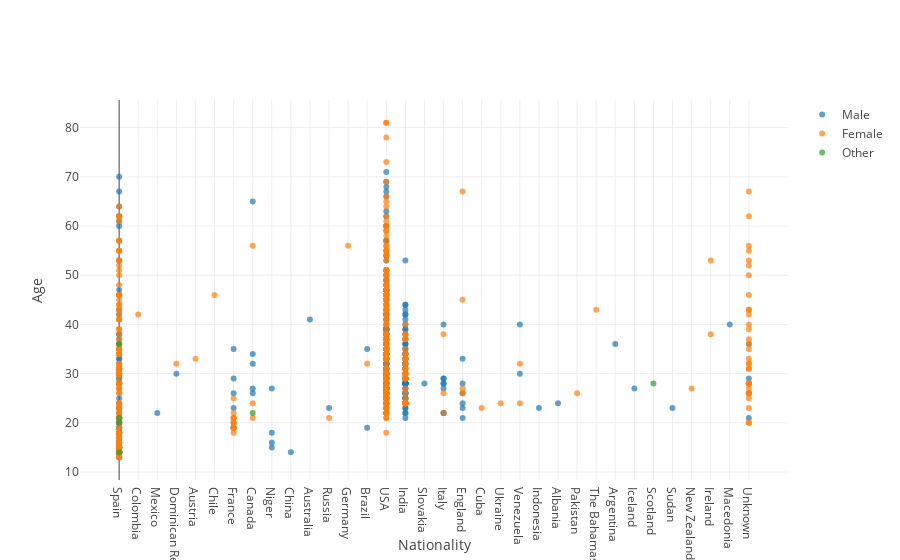

Notebook code cell kept with this figure:
### Code cell
names_gender = ['Male', 'Female', 'Other']
tickvalsX = ['0', '1', '2', '3', '4', '5', '6', '7', '8', '9', '10', '11',
             '12', '13', '14', '15', '16', '17', '18', '19', '20', '21',
             '22', '23', '24', '25', '26', '27', '28', '29', '30', '31',
             '32', '33']
ticktextX = ['Spain', 'Colombia', 'Mexico', 'Dominican Rep.', 'Austria',
             'Chile', 'France', 'Canada', 'Niger', 'China',
             'Australia', 'Russia', 'Germany', 'Brazil', 'USA',
             'India', 'Slovakia', 'Italy', 'England', 'Cuba', 'Ukraine',
             'Venezuela', 'Indonesia', 'Albania',
             'Pakistan', 'The Bahamas', 'Argentina',
             'Iceland', 'Scotland', 'Sudan', 'New Zealand', 'Ireland',
             'Macedonia', 'Unknown']

fig8 = {
    'data': [
        {
            'x': data_complete_nationality[data_complete_nationality['Gender'] == gender]['Nationality'],
            'y': data_complete_nationality[data_complete_nationality['Gender'] == gender]['Age'],
            'name': gender, 'mode': 'markers',
            'marker': dict(
                opacity=np.full((len(data_complete_nationality.index), 1), 0.8),
                # size=data_complete_en[(data_complete_en['Gender'] == gender)]['Age'].value_counts()
            ),
            'name': names_gender[gender]
        } for gender in data_complete_nationality['Gender'].unique()
    ],
    'layout': {
        'xaxis': {
            'title': 'Nationality',
            'tickvals': tickvalsX,
            'ticktext': ticktextX},
        'yaxis': {'title': "Age"}

    }
}

iplot(fig8)
plt.show()

### Figure 1 — Plotly figure (JSON) as saved in the notebook; plotly's stock layout.template omitted (floating-point values rounded to 4 significant figures; data arrays with more than 128 entries replaced by an {"elided": "..."} marker saying what was removed)
{"data": [{"marker": {"opacity": {"elided": "767x1 float values"}}, "mode": "markers", "name": "Male", "type": "scatter", "uid": "78a067ad-212b-4ecd-8a4f-e2fff930f3eb", "x": {"elided": "358 int values"}, "y": {"elided": "358 int values"}}, {"marker": {"opacity": {"elided": "767x1 float values"}}, "mode": "markers", "name": "Female", "type": "scatter", "uid": "78704390-4186-4778-a1eb-172f4161035b", "x": {"elided": "403 int values"}, "y": {"elided": "403 int values"}}, {"marker": {"opacity": {"elided": "767x1 float values"}}, "mode": "markers", "name": "Other", "type": "scatter", "uid": "c86c8998-9b23-45a5-b7c0-71a9eb040dbf", "x": [0, 0, 0, 7, 0, 28], "y": [20, 36, 14, 22, 21, 28]}], "layout": {"xaxis": {"ticktext": ["Spain", "Colombia", "Mexico", "Dominican Rep.", "Austria", "Chile", "France", "Canada", "Niger", "China", "Australia", "Russia", "Germany", "Brazil", "USA", "India", "Slovakia", "Italy", "England", "Cuba", "Ukraine", "Venezuela", "Indonesia", "Albania", "Pakistan", "The Bahamas", "Argentina", "Iceland", "Scotland", "Sudan", "New Zealand", "Ireland", "Macedonia", "Unknown"], "tickvals": ["0", "1", "2", "3", "4", "5", "6", "7", "8", "9", "10", "11", "12", "13", "14", "15", "16", "17", "18", "19", "20", "21", "22", "23", "24", "25", "26", "27", "28", "29", "30", "31", "32", "33"], "title": {"text": "Nationality"}}, "yaxis": {"title": {"text": "Age"}}}}
